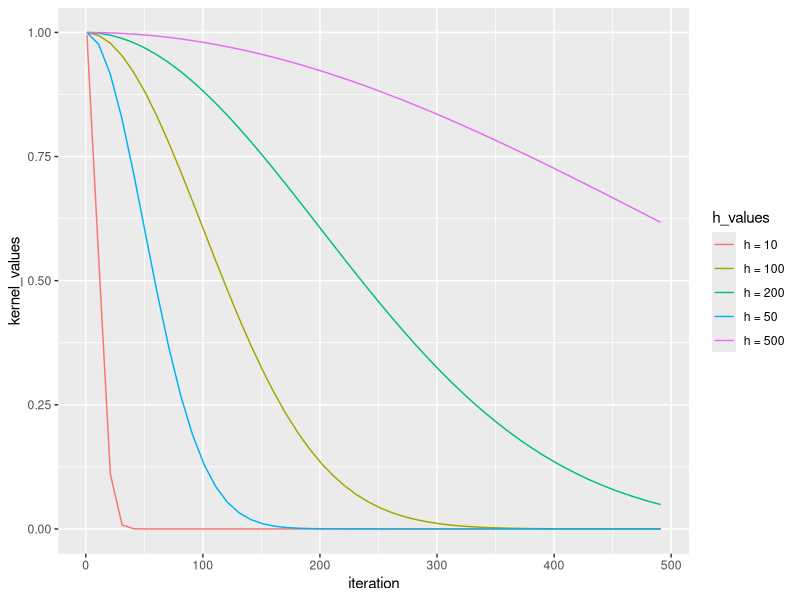
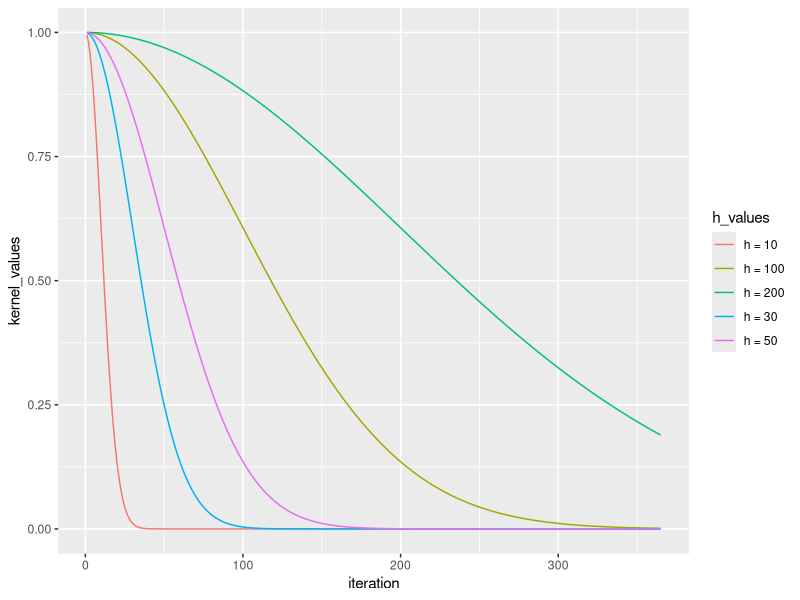
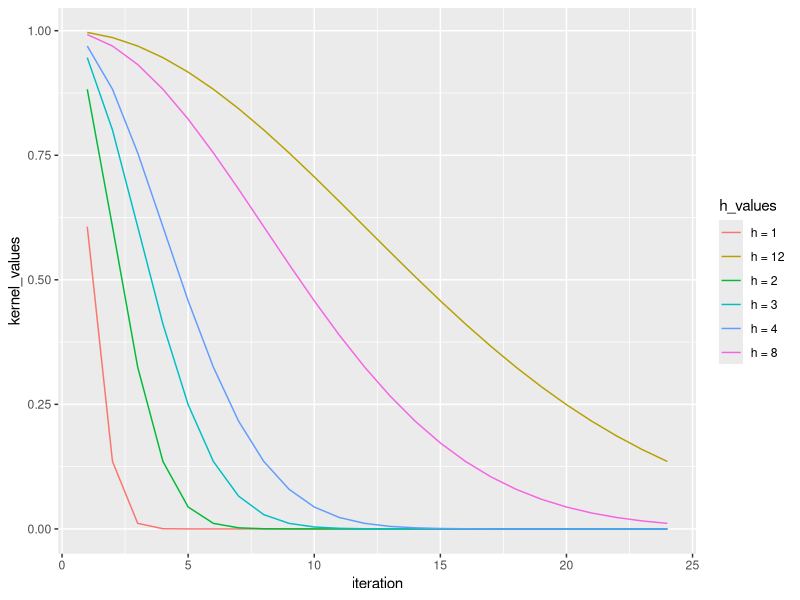

Generate these figures, in order, with R:


gaussian_kernel = function(norm, weight){
  return(exp(-norm^2/(2*weight^2)))
}

#Try different values of h for the distance

x_distance = seq(1,500,10)
h_dist = c(10,50,100,200,500)

df_distance = data.frame(x = x_distance)
for(h in h_dist){
  df_distance[[paste("y",h,sep = "")]] = gaussian_kernel(x_distance, h)
}

library(ggplot2)

plot_df_mu = df_distance
colnames(plot_df_mu) = c("iteration","h = 10", "h = 50","h = 100",
                         "h = 200","h = 500")

plot_df_mu = tidyr::gather(plot_df_mu, key = "h_values", 
                           value ="kernel_values", -iteration)

plot_mu = ggplot(plot_df_mu) +
  geom_line(aes(x=iteration, y = kernel_values, color=h_values)) 

plot_mu
##################### Different values for days #################

x_distance = seq(1,365,1)
h_dist = c(10,30,50,100,200)

df_distance = data.frame(x = x_distance)
for(h in h_dist){
  df_distance[[paste("y",h,sep = "")]] = gaussian_kernel(x_distance, h)
}


plot_df_mu = df_distance
colnames(plot_df_mu) = c("iteration","h = 10", "h = 30","h = 50",
                         "h = 100","h = 200")

plot_df_mu = tidyr::gather(plot_df_mu, key = "h_values", 
                           value ="kernel_values", -iteration)

plot_mu = ggplot(plot_df_mu) +
  geom_line(aes(x=iteration, y = kernel_values, color=h_values)) 
plot_mu


##################### Different values for time(hour) #################

x_distance = seq(1,24,1)
h_dist = c(1,2,3,4,8,12)

df_distance = data.frame(x = x_distance)
for(h in h_dist){
  df_distance[[paste("y",h,sep = "")]] = gaussian_kernel(x_distance, h)
}


plot_df_mu = df_distance
colnames(plot_df_mu) = c("iteration","h = 1", "h = 2", "h = 3", "h = 4","h = 8",
                         "h = 12")

plot_df_mu = tidyr::gather(plot_df_mu, key = "h_values", 
                           value ="kernel_values", -iteration)

plot_mu = ggplot(plot_df_mu) +
  geom_line(aes(x=iteration, y = kernel_values, color=h_values)) 
plot_mu







